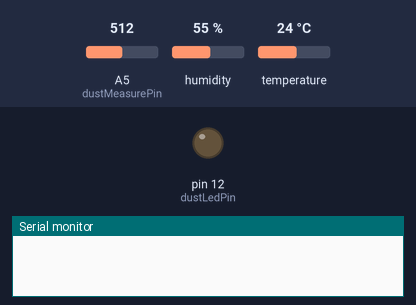
The sketch below on a simulated Arduino Uno, built with avr-gcc and run on an emulated ATmega328P. Shown: output pins drawn as LEDs (lit = HIGH), the last lines printed to the serial monitor. The inputs (shaded band) are chosen by the test bench; at power-on: A5 (dustMeasurePin) = 512, humidity 55 %, temperature 24 °C.

Above: at 0.1 s.
At 5.1 s:
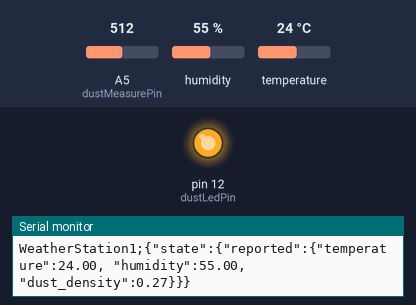
Timing chart, 0 to 6.6 s (numbered marks = the images above):
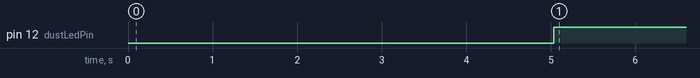

Measured:
- by itself, pin 12 (dustLedPin): LOW → HIGH at 5.0 s

The sketch:

IoTWeatherStation.ino
```cpp
// (licence header left out)
#include <dht.h>
dht DHT;
#define DHT11_PIN 5

// Analog pin to measure dust sensor voltage
int dustMeasurePin = A5;
// Digital pin to enable dust led
int dustLedPin = 12;
// From datasheet: 0.28ms
unsigned int samplingTime = 280;
// Datasheet: pulse width = 32ms. 32-28=4ms
unsigned int deltaTime = 40;

float dustAnalogValue = 0;
float measuredVoltage = 0;
float dustDensity = 0;
float voc = 0.9; // This may change based on dust attached to the sensor. Use this to calibrate results. 0.9 is typical voltage based on datasheet
float voltageToDensity = 0.17; // This is based on the flat part of the curve presented in datasheet.

void setup()
{
  Serial.begin(115200);
  pinMode(dustLedPin,OUTPUT);
  delay(10);
  Serial.println();
  delay(5000);
}

float getDustDensity()
{
  // Led on
  digitalWrite(dustLedPin,LOW);
  // Wait until optimal measurement time given by data sheet
  delayMicroseconds(samplingTime);
  // Take sample
  dustAnalogValue = analogRead(dustMeasurePin);
  // Wait until pulse width end
  delayMicroseconds(deltaTime);
  // Led off
  digitalWrite(dustLedPin,HIGH);
  // Change analog value to voltage (datasheet dust graph is voltage based)
  measuredVoltage = dustAnalogValue*(5.0/1024);// Uno is 5V platform. Use 3.0 for 3V platforms

  // Instructions from data sheet
  if ( measuredVoltage < voc)
  {
    voc = measuredVoltage;
  }

  dustDensity = voltageToDensity * (measuredVoltage-voc);// mg/m^3

  return dustDensity;
}

void loop()
{
  // READ DATA
  DHT.read11(DHT11_PIN);

  String tmes = "WeatherStation1;{\"state\":{\"reported\":{\"temperature\":";
  tmes += DHT.temperature;
  tmes += ", \"humidity\":";
  tmes += DHT.humidity;
  tmes += ", \"dust_density\":";
  tmes += getDustDensity();
  tmes += "}}}";

  Serial.println(tmes);

  delay(30000);
}
```
